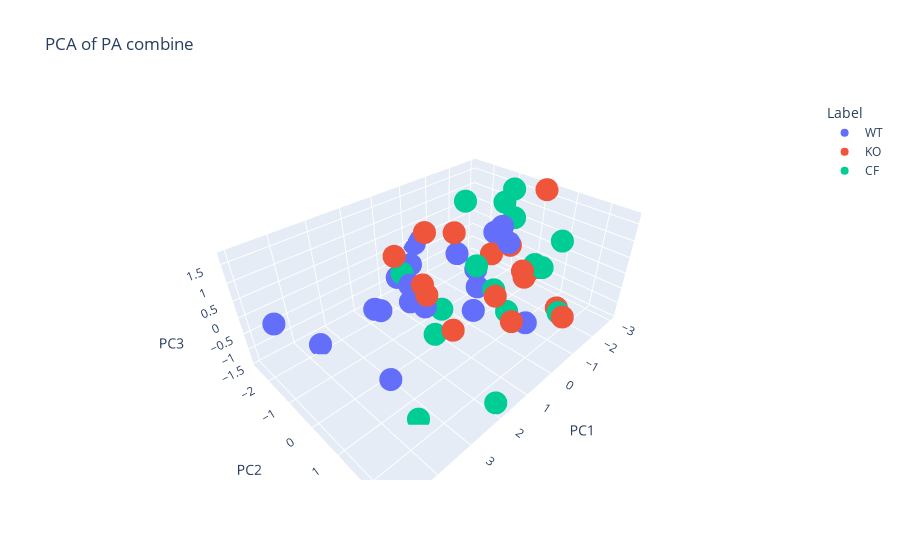

Write notebook code for a chart like this one.
### Code cell
pca_3D(df_rat_pa_combine_hd, 'PCA of PA combine')

### Figure 1 — Plotly figure (JSON) as saved in the notebook; plotly's stock layout.template omitted (floating-point values rounded to 4 significant figures)
{"data": [{"hovertemplate": "Label=WT<br>PC1=%{x}<br>PC2=%{y}<br>PC3=%{z}<extra></extra>", "legendgroup": "WT", "marker": {"color": "#636efa", "symbol": "circle"}, "mode": "markers", "name": "WT", "scene": "scene", "showlegend": true, "type": "scatter3d", "x": [-0.6899, -2.783, 0.5739, -0.2995, 3.043, 2.126, 3.627, 0.9364, 0.1352, 1.024, -0.7986, 4.079, -0.9506, -0.5141, 4.92, 3.188, -0.5653, -1.389, 0.06851], "y": [-0.3505, -1.484, -2.461, -2.624, 0.04265, -0.01605, -2.039, -1.461, 0.2467, -0.7338, -0.5279, 1.622, 0.1934, 0.7601, -1.303, 0.02272, 1.502, -1.841, -2.416], "z": [-0.772, -0.1964, -0.8416, -0.08153, 0.6149, 0.8302, -1.346, -1.046, -0.86, -0.79, -0.2909, 0.376, 1.299, 1.209, 0.541, 0.722, -0.9764, -0.5668, -0.5857]}, {"hovertemplate": "Label=KO<br>PC1=%{x}<br>PC2=%{y}<br>PC3=%{z}<extra></extra>", "legendgroup": "KO", "marker": {"color": "#EF553B", "symbol": "circle"}, "mode": "markers", "name": "KO", "scene": "scene", "showlegend": true, "type": "scatter3d", "x": [-1.783, -1.308, -0.3059, 1.766, 1.993, 0.7282, 0.114, 2.4, 1.09, -2.951, 0.1686, 2.092, -2.661, -1.965, -2.143, -2.795, -2.107], "y": [1.685, 2.155, 1.232, -0.9927, 0.2791, -1.003, 1.679, 1.657, 1.69, 0.1381, -0.4861, 0.5265, 0.3887, 0.3705, -1.056, -0.8322, 0.3308], "z": [-1.033, -0.8289, -0.9433, 1.036, 0.9137, 1.299, 1.072, 0.6293, 0.8556, 1.704, 1.277, 0.7996, -0.6604, -0.6951, -0.5632, -0.4246, -0.6478]}, {"hovertemplate": "Label=CF<br>PC1=%{x}<br>PC2=%{y}<br>PC3=%{z}<extra></extra>", "legendgroup": "CF", "marker": {"color": "#00cc96", "symbol": "circle"}, "mode": "markers", "name": "CF", "scene": "scene", "showlegend": true, "type": "scatter3d", "x": [0.5255, -0.6828, -0.4552, -2.256, -2.425, -1.694, -1.482, 3.385, -0.5778, 2.024, -1.025, -1.379, -2.429, -1.514, 1.314, 0.6094], "y": [-0.5916, -0.4086, 0.4399, 0.5056, 0.6562, -0.3519, 1.691, 1.556, 0.8496, 2.647, -1.209, 0.2409, -0.602, 1.904, -0.04764, -2.174], "z": [-1.062, -0.07102, -0.3646, -0.3179, -0.4355, 1.57, 1.24, -1.453, -0.9573, -1.131, 1.538, 1.414, 1.661, -0.9299, -1.185, -0.5461]}], "layout": {"legend": {"title": {"text": "Label"}, "tracegroupgap": 0}, "scene": {"domain": {"x": [0, 1], "y": [0, 1]}, "xaxis": {"title": {"text": "PC1"}}, "yaxis": {"title": {"text": "PC2"}}, "zaxis": {"title": {"text": "PC3"}}}, "title": {"text": "PCA of PA combine"}}}
